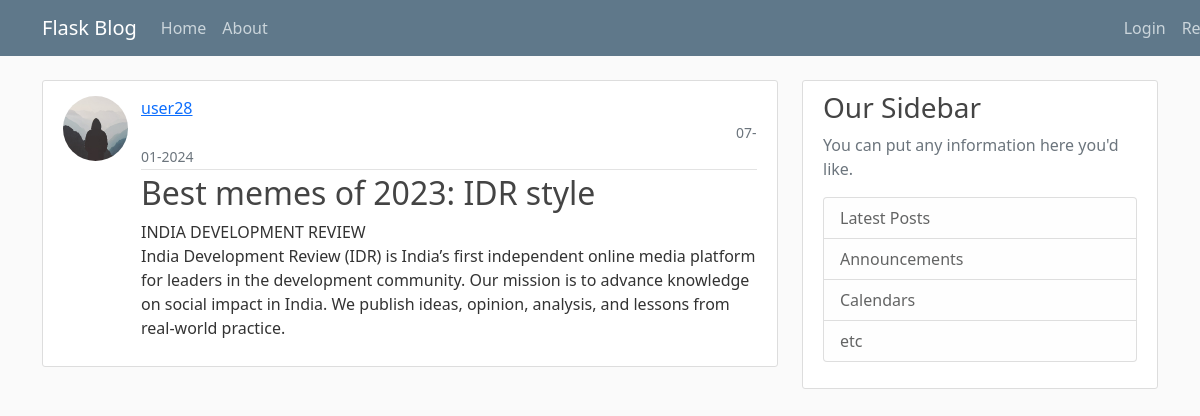
Page /post/7 on the committed database.
### flaskblog/models.py (models this page shows, shortened)
class User(db.Model, UserMixin):
    id = db.Column(db.Integer, primary_key=True)
    username = db.Column(db.String(20), unique=True, nullable=False)
    email = db.Column(db.String(35), unique=True, nullable=False)
    password = db.Column(db.String(30), nullable=False)
    image_file = db.Column(db.String(60), nullable=False, default='default.jpg')
    posts = db.relationship('Post', backref='author', lazy=True)

class Post(db.Model):
    id = db.Column(db.Integer, primary_key=True)
    title = db.Column(db.String(100), nullable=True)
    date_posted = db.Column(db.DateTime, nullable=False, default=datetime.utcnow)
    content = db.Column(db.Text, nullable=False)
    user_id = db.Column(db.Integer, db.ForeignKey('user.id'), nullable=False)

### flaskblog/routes.py (the view)
@app.route('/post/<int:post_id>', methods = ['GET','POST'])
def post(post_id):                                                                                 #this route display the individual post when click on the title of the post
    post = Post.query.get_or_404(post_id)                                                          #get_or_404(post_id) gets the post with post_id or throws the error if post doesn't exist
    return render_template('post.html', title=post.title, post=post)

### flaskblog/templates/post.html (shortened to what this page needs)
{% extends "base.html" %}
{% block content %}
<article class="media content-section">
    <img id="move1" class="rounded-circle article-img" src="{{ url_for('static', filename = 'profile_pics/' + post.author.image_file) }}" >
    <div class="media-body" id="move">
        <div class="article-metadata"  >
            <a class="mr-2" href="{{ url_for('user_post', username=post.author.username) }}">{{ post.author.username }}</a>
            <small class="text-muted " style="margin-left:595px">{{ post.date_posted.strftime('%d-%m-%Y') }}</small>
        </div>
        <h2 class="article-title">{{ post['title'] }}</h2>
        <p class="article-content">{{ post['content'] }}</p>
    </div>
</article>
{% endblock content %}

### flaskblog/static/main.css (style rules this page uses)
body { background: #fafafa; color: #333333; margin-top: 5rem; }
h1, h2, h3, h4, h5, h6 { color: #444444; }
.content-section { background: #ffffff; padding: 10px 20px; border: 1px solid #dddddd; border-radius: 3px; margin-bottom: 20px; }
.article-title { color: #444444; }
.article-content { white-space: pre-line; }
.article-img { height: 65px; width: 65px; margin-right: 16px; }
.article-metadata { padding-bottom: 1px; margin-bottom: 4px; border-bottom: 1px solid #e3e3e3 }

### flaskblog/templates/post.html (style rules this page uses)
#move { margin-left: 78px; margin-top: -65px; }
#move1 { margin-top: 5px; }

### rows in the picture
User: image_file (placeholder picture), author.username "user28"
Post: date_posted "07-01-2024", title "Best memes of 2023: IDR style", content "INDIA DEVELOPMENT REVIEW India Development Review (IDR) is India’s first independent online media platform for leaders in the development community. Our mission is to advance knowledge on social impact in India. We publish ideas, opinion, analysis, and lessons from real-world practice."
